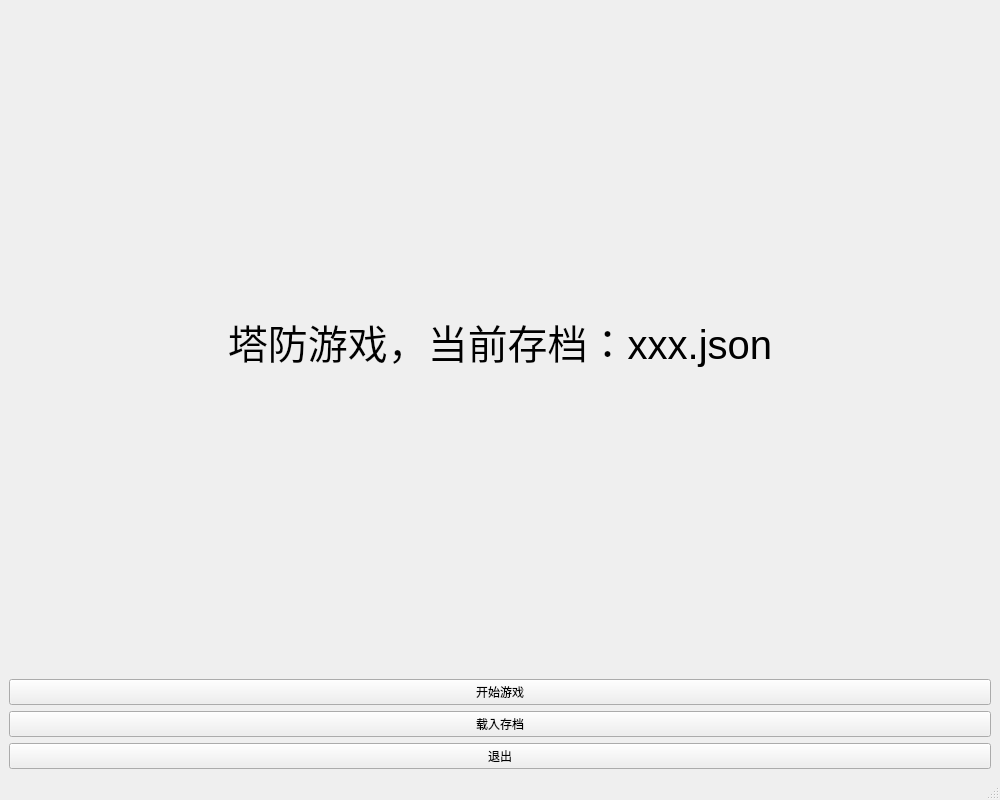
<?xml version="1.0" encoding="UTF-8"?>
<ui version="4.0">
 <class>MainWindow</class>
 <widget class="QMainWindow" name="MainWindow">
  <property name="geometry">
   <rect>
    <x>0</x>
    <y>0</y>
    <width>1000</width>
    <height>800</height>
   </rect>
  </property>
  <property name="windowTitle">
   <string>MainWindow</string>
  </property>
  <widget class="QWidget" name="centralwidget">
   <layout class="QVBoxLayout" name="verticalLayout">
    <item>
     <widget class="QLabel" name="label">
      <property name="font">
       <font>
        <pointsize>30</pointsize>
       </font>
      </property>
      <property name="text">
       <string>塔防游戏，当前存档：xxx.json</string>
      </property>
      <property name="alignment">
       <set>Qt::AlignCenter</set>
      </property>
     </widget>
    </item>
    <item>
     <widget class="QPushButton" name="pushButton_Start">
      <property name="text">
       <string>开始游戏</string>
      </property>
     </widget>
    </item>
    <item>
     <widget class="QPushButton" name="pushButton_LoadSave">
      <property name="text">
       <string>载入存档</string>
      </property>
     </widget>
    </item>
    <item>
     <widget class="QPushButton" name="pushButton_Exit">
      <property name="text">
       <string>退出</string>
      </property>
     </widget>
    </item>
   </layout>
  </widget>
  <widget class="QMenuBar" name="menubar">
   <property name="geometry">
    <rect>
     <x>0</x>
     <y>0</y>
     <width>1000</width>
     <height>17</height>
    </rect>
   </property>
  </widget>
  <widget class="QStatusBar" name="statusbar"/>
 </widget>
 <resources/>
 <connections/>
</ui>
